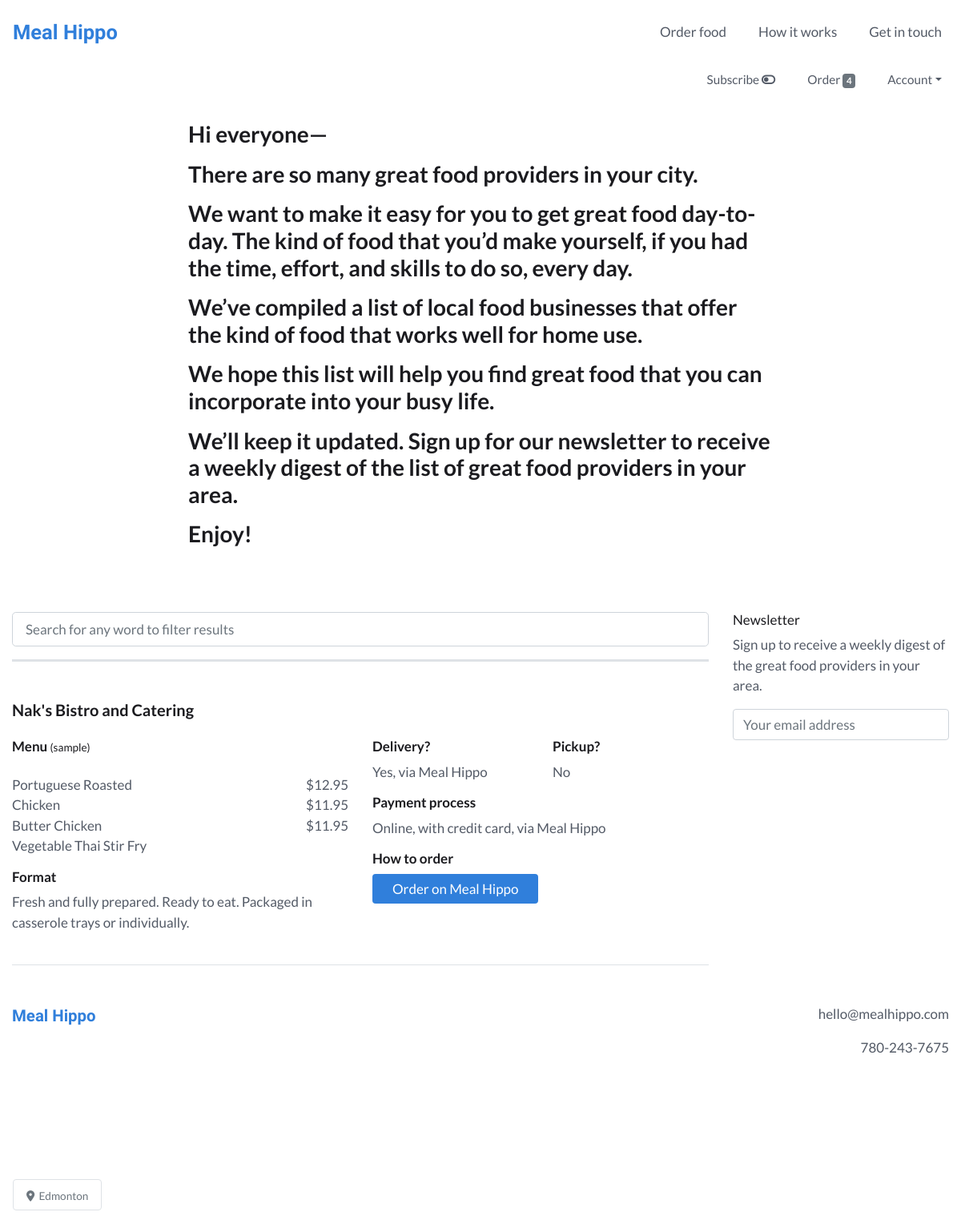
Screenshot of /app/list (signed in) with the database file from the repository.
### users/models.py (models this page shows, shortened)
class CustomUser(AbstractBaseUser):
    email = models.EmailField(unique=True)
    is_active = models.BooleanField(default=True)
    is_admin = models.BooleanField(default=False)
    objects = CustomUserManager()
    USERNAME_FIELD = 'email'
    REQUIRED_FIELDS = []

### webplatform/models.py (models this page shows, shortened)
class Order(models.Model):
    user = models.ForeignKey(settings.AUTH_USER_MODEL, on_delete=models.CASCADE)
    items = models.ManyToManyField(OrderItem)
    to_be_delivered = models.BooleanField(default=True)
    delivery_date = models.DateField(null=True)
    delivery_time = models.TimeField(null=True)
    notes = models.TextField(blank=True, null=True, verbose_name='Order notes')
    is_completed = models.BooleanField(default=False)
    payment = models.ForeignKey(Payment, on_delete=models.SET_NULL, blank=True, null=True)
    created_at = models.DateTimeField(auto_now_add=True)
    modified_at = models.DateTimeField(auto_now=True)

class ListItem(models.Model):
    company_name = models.CharField(max_length=56)
    menu_items = models.TextField(blank=True, null=True)
    menu_prices = models.TextField(blank=True, null=True)
    food_format = models.TextField(blank=True, null=True)
    delivery_details = models.TextField(blank=True, null=True)
    pickup_details = models.TextField(blank=True, null=True)
    payment_process_details = models.TextField(blank=True, null=True)
    how_to_order_details = models.TextField(blank=True, null=True)
    is_on_meal_hippo = models.BooleanField(default=False)
    is_active = models.BooleanField(default=True)
    created_at = models.DateTimeField(auto_now_add=True)

### webplatform/views.py (the view)
# urls.py: path('app/list', views.ListView.as_view(), name='list_view'),
class ListView(IsSubscribedMixin, TemplateView):
    template_name = 'webplatform/list_view.html'
    def get_context_data(self, **kwargs):
        context = super().get_context_data(**kwargs)
        context['list_items'] = models.ListItem.objects.all()
        return context

### webplatform/templatetags/templatetags.py (called while the page is built)
@register.filter
def cart_item_count(user):
    if user.is_authenticated:
        queryset = models.Order.objects.filter(user=user, is_completed=False)
        if queryset.exists():
            return queryset[0].items.count()
    return 0

### webplatform/views.py (called while the page is built)
    def get_context_data(self, **kwargs):
        context = super(IsSubscribedMixin, self).get_context_data(**kwargs)
        if self.request.user.is_authenticated:
            user_subscription_qs = models.UserSubscription.objects.filter(user=self.request.user)
            user_subscription = user_subscription_qs[0]
            context['is_subscribed'] = user_subscription.is_subscribed
        return context

### webplatform/templates/webplatform/list_view.html (shortened to what this page needs)
{% extends 'base.html' %}
{% load static %}
{% load crispy_forms_tags %}
{% block content %}
<div class="container">
  <div class="row mt-4 mb-5">
    <div class="col-lg-8 offset-lg-2 col-md-10 offset-md-1 col-12">
      <h3>
        <p>Hi everyone&mdash;</p>
        <p>There are so many great food providers in your city.</p>
        <p>We want to make it easy for you to get great food day-to-day. The kind of food that you’d make yourself, if you had the time, effort, and skills to do so, every day.</p>
        <p>We’ve compiled a list of local food businesses that offer the kind of food that works well for home use.</p>
        <p>We hope this list will help you find great food that you can incorporate into your busy life.</p>
        <p>We’ll keep it updated. Sign up for our newsletter to receive a weekly digest of the list of great food providers in your area.</p>
        <p>Enjoy!</p>
      </h3>
    </div>
  </div>
</div>
<div class="container-fluid">
  <div class="row">
    <div class="col-md-9">
      <div class="sticky-top py-3 bg-white border-bottom list-search">
        <input class="form-control form-control-lg" type="text" placeholder="Search for any word to filter results" id="Search" onkeyup="searchList()">
      </div>
      {% for list_item in list_items %}
        {% if list_item.is_active %}
          <div class="search-target border-bottom pt-5 pb-4">
            <h5 class="mb-4"><b>{{ list_item.company_name }}</b></h5>
            <div class="row">
              <div class="col">
                <div>
                  <h6><b>Menu <small>(sample)</small></b></h6>
                  <div class="row">
                    <div class="col">
                      <p>{{ list_item.menu_items|linebreaks }}</p>
                    </div>
                    <div class="col text-right">
                      <p>{{ list_item.menu_prices|linebreaks }}</p>
                    </div>
                  </div>
                </div>
                <div>
                  <h6><b>Format</b></h6>
                  <p>{{ list_item.food_format }}
                </div>
              </div>
              <div class="col">
                <div>
                  <div class="row">
                    <div class="col">
                      <h6><b>Delivery?</b></h6>
                      <p>{{ list_item.delivery_details }}</p>
                    </div>
                    <div class="col">
                      <h6><b>Pickup?</b></h6>
                      <p>{{ list_item.pickup_details }}</p>
                    </div>
                  </div>
                </div>
                <div>
                  <h6><b>Payment process</b></h6>
                  <p>{{ list_item.payment_process_details }}</p>
                </div>
                <div>
                  <h6><b>How to order</b></h6>
                  {% if list_item.is_on_meal_hippo %}
                    <a class="btn btn-primary" href="{% url 'webplatform:order_items_view' %}">Order on Meal Hippo</a>
                  {% else %}
                    <p>{{ list_item.how_to_order_details|urlize }}</p>
                  {% endif %}
                </div>
              </div>
            </div>
          </div>
        {% endif %}
      {% endfor %}
    </div>
    <div class="col-md-3">
      <div class="sticky-top py-3 bg-white">
        <h6>Newsletter</h6>
        <p>Sign up to receive a weekly digest of the great food providers in your area.</p>
        <input class="form-control" type="text" placeholder="Your email address">
      </div>
    </div>
  </div>
</div>
{% endblock %}

### templates/base.html (shortened to what this page needs)
{% load static %}
{% load templatetags %}
<!DOCTYPE html>
<html lang="en" dir="ltr">
  <head>
    <link rel="stylesheet" href="https://stackpath.bootstrapcdn.com/bootstrap/4.4.1/css/bootstrap.min.css">
    <link rel="stylesheet" type="text/css" href="{% static 'style.css' %}">
  </head>
  <body>
    <nav class="navbar navbar-expand-md navbar-light py-3">
      <a class="navbar-brand" href="{% url 'webplatform:home_view' %}">Meal&nbsp;Hippo</a>
      <div class="collapse navbar-collapse" id="navbarText">
        <ul class="navbar-nav ml-auto">
          <li class="nav-item mr-4">
            <a class="nav-link" href="{% url 'webplatform:order_items_view' %}">Order food</a>
          </li>
          <li class="nav-item mr-4">
            <a class="nav-link" href="{% url 'webplatform:support_view' %}">How it works</a>
          </li>
          {% if user.is_authenticated %}
            <li class="nav-item">
          {% else %}
            <li class="nav-item mr-4">
          {% endif %}
            <a class="nav-link" href="{% url 'webplatform:contact_view' %}">Get in touch</a>
          </li>
        </ul>
      </div>
    </nav>
    {% if user.is_authenticated %}
        <nav class="navbar navbar-expand navbar-light user-nav pt-0">
            <ul class="navbar-nav mx-auto ml-md-auto mr-md-0">
              {% if is_subscribed %}
                <li class="nav-item mr-4">
                  <a class="nav-link" data-toggle="modal" data-target="#subscribe_modal" href="">Subscribed <i class="fas fa-toggle-on"></i></a>
                </li>
              {% else %}
                <span data-toggle="tooltip" data-placement="bottom" title="Set up automatic weekly orders and save money">
                  <li class="nav-item mr-4">
                    <a class="nav-link" data-toggle="modal" data-target="#subscribe_modal" href="">Subscribe <i class="fas fa-toggle-off"></i></a>
                  </li>
                </span>
              {% endif %}
              <li class="nav-item mr-4">
                <a class="nav-link" href="{% url 'webplatform:order_items_view' %}">
                  Order <span class="badge badge-secondary">{{ request.user|cart_item_count }}</span>
                </a>
              </li>
              <li class="nav-item dropdown">
                <a class="nav-link dropdown-toggle" data-toggle="dropdown" href="#" role="button" aria-haspopup="true" aria-expanded="false">Account</a>
              </li>
            </ul>
        </nav>
    {% endif %}
    {% block content %}
    {% endblock %}
    <footer>
      <div class="container-fluid text-center py-5 mb-5">
        <div class="row mb-5 pb-5">
          <div class="col-sm text-sm-left mb-4">
            <span class="logo">
              <a href="{% url 'webplatform:home_view' %}">Meal&nbsp;Hippo</a>
            </span>
          </div>
          <div class="col-sm text-sm-right">
            <p>hello@mealhippo.com</p>
            <p>780-243-7675</p>
          </div>
        </div>
      </div>
    </footer>
    <div class="fixed-bottom ml-3 mb-4 location">
      <span class="border rounded text-secondary bg-white px-3 py-2 location-badge">
        <small><i class="fas fa-map-marker-alt"></i>&nbsp;&nbsp;Edmonton</small>
      </span>
    </div>
  </body>
</html>

### static/style.css (style rules this page uses)
:root { --heading: #1B1B1F; --sub_heading: #1B1B1F; --text: #535a66; --logo: #307FDB; --button_dark: #307FDB; --button_light: #388FF4; --link_dark: #307FDB; --link_light: #388FF4; --nav_dark: #535a66; --nav_light: #1B1B1F; --attention_dark: #C1DAFF; --attention_light: #D8E8FF; --attention_text: #0956AF; --splash_focus: #78290F; --grey: #e0e1e4; }
body { color: var(--text); font-family: 'Lato', sans-serif; font-size: 17px; }
select.form-control, input.form-control, textarea.form-control { font-size: 1em; }
.btn { font-size: 1em; }
a, .btn-link { color: var(--link_dark); }
h1, h2, h3 { font-weight: bold; color: var(--heading); }
h4, h5, h6 { color: var(--sub_heading); }
h6 { font-size: 1em; }
.navbar-light .navbar-brand, .logo a { color: var(--logo); font-size: 1.5em; font-family: 'Varela Round', sans-serif; font-weight: bold; }
.logo a { font-size: 1.2em; }
.navbar-nav .nav-item a.nav-link { color: var(--nav_dark); }
.user-nav { font-size: 0.9em; }
.btn { padding-left: 25px; padding-right: 25px; }
.btn-primary { background: var(--button_dark); border: none; }
.location { width: 120px; }
div.list-search { border-width: 3px !important }

### rows the page displays
CustomUser: user|cart_item_count "4"
ListItem: company_name "Nak's Bistro and Catering", menu_items "Portuguese Roasted Chicken Butter Chicken Vegetable Thai Stir Fry", menu_prices "$12.95 $11.95 $11.95", food_format "Fresh and fully prepared. Ready to eat. Packaged in casserole trays or individually.", delivery_details "Yes, via Meal Hippo", pickup_details "No", payment_process_details "Online, with credit card, via Meal Hippo", is_on_meal_hippo "Order on Meal Hippo"
